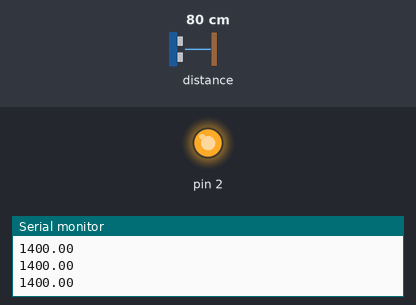
Recording of a sketch running on a simulated Arduino Uno, built with avr-gcc and run on an emulated ATmega328P. Shown: output pins drawn as LEDs (lit = HIGH), the last lines printed to the serial monitor. Dashed ring = blinking. The inputs (shaded band) are chosen by the test bench; at power-on: distance to the obstacle 80 cm.

Above: at 1.2 s.
1.3 s: distance to the obstacle set to 7 cm
2.9 s: distance to the obstacle set to 4 cm
At 5.8 s:
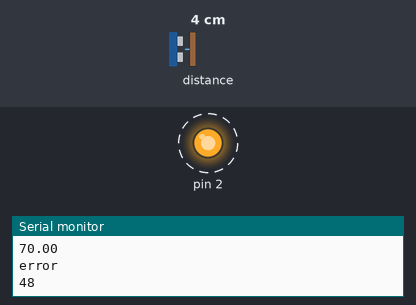
5.9 s: distance to the obstacle set to 9 cm
At 6.9 s:
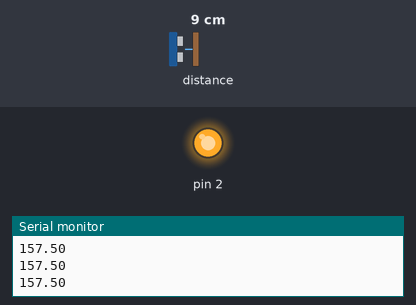
7.4 s: distance to the obstacle set to 2 cm
At 8.14 s:
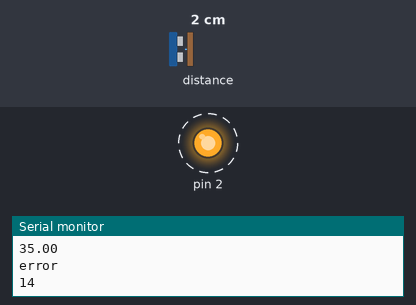
Timing chart, 0 to 11.4 s (numbered marks = the images above; inputs shaded):
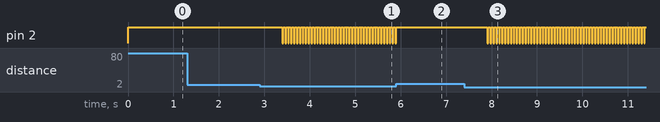

Measured:
- the behaviour switches between 6 and 5 cm on distance to the obstacle (found by bisection; images 0 and 1)
- after the input at 2.9 s, pin 2: alternates HIGH for 0.04 s and LOW for 0.02 s, starting after 0.50 s
- after the input at 5.9 s, pin 2: goes on until 5.9 s, then stays HIGH
- after the input at 7.4 s, pin 2: alternates HIGH for 0.04 s and LOW for 0.02 s, starting after 0.51 s

The sketch:

shf_sense.ino
```cpp
#include "Adafruit_VL53L0X.h"

Adafruit_VL53L0X lox = Adafruit_VL53L0X();
double past_value = 9876;
int reset_counter = 0;
void setup() {
  Serial.begin(115200);
  pinMode(2, OUTPUT);
  digitalWrite(2, HIGH);
  // wait until serial port opens for native USB devices
  while (! Serial) {
    delay(1);
  }

  Serial.println("Adafruit VL53L0X test");
  if (!lox.begin()) {
    Serial.println(F("Failed to boot VL53L0X"));
    while(1);
  }
  // power
  Serial.println(F("VL53L0X API Simple Ranging example\n\n"));
}


void loop() {
  VL53L0X_RangingMeasurementData_t measure;

  //Serial.print("Reading a measurement... ");
  lox.rangingTest(&measure, false); // pass in 'true' to get debug data printout!

  if (measure.RangeStatus != 4) {  // phase failures have incorrect data
    //Serial.print("Distance (mm): "); Serial.println(measure.RangeMilliMeter);
    Serial.println(measure.RangeMilliMeter * 1.75);

    if(measure.RangeMilliMeter * 1.75 < 100 && measure.RangeMilliMeter == past_value)
    {
      reset_counter++;
      Serial.println("error");
      if(reset_counter > 10)
      {
        // NVIC_SystemReset();
        Serial.println(reset_counter);
        digitalWrite(2, LOW);
        delay(20);
        digitalWrite(2, HIGH);
      }
    }
    else
    {
      reset_counter = 0;
    }
  } else {
    //Serial.println(" out of range ");
  }
  past_value = measure.RangeMilliMeter;
  delay(10);
}
```
